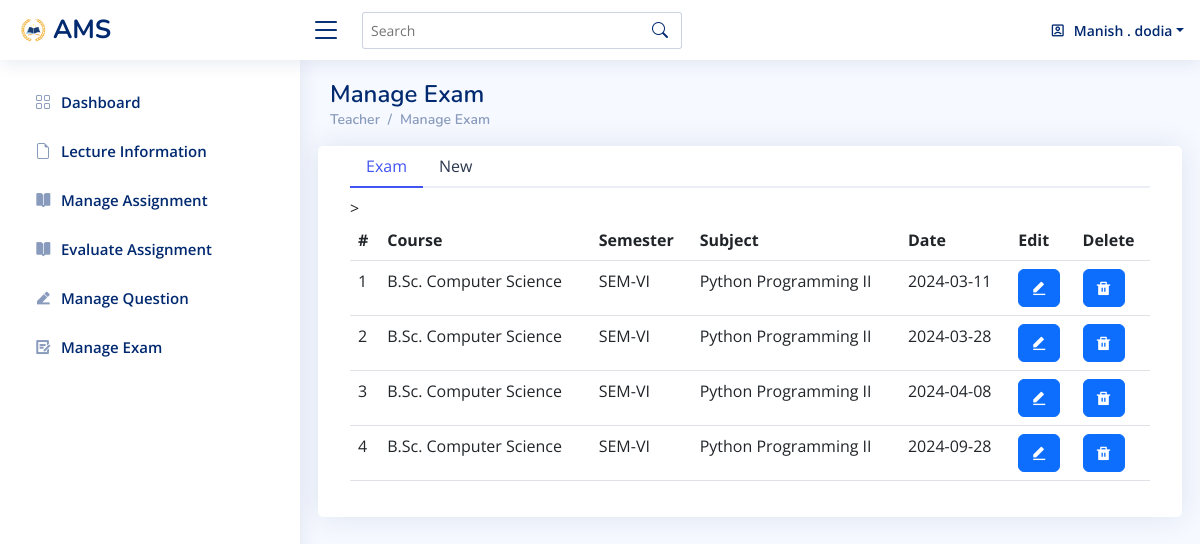
Screenshot of /exam.php (signed in) with the database file from the repository.
### tables this page shows
CREATE TABLE IF NOT EXISTS `exam` (
  `e_id` int NOT NULL AUTO_INCREMENT,
  `course_id` int NOT NULL,
  `sem_id` int NOT NULL,
  `sub_id` int NOT NULL,
  `exam_date` date NOT NULL,
  `exam_title` varchar(25) NOT NULL,
  `no_question` int NOT NULL,
  `que_ids` varchar(100) NOT NULL,
  `t_id` int NOT NULL,
  PRIMARY KEY (`e_id`),
  KEY `cor` (`course_id`),
  KEY `subjec` (`sub_id`),
  KEY `smmm` (`sem_id`),
  KEY `ttt` (`t_id`)
);

CREATE TABLE IF NOT EXISTS `course` (
  `course_id` int NOT NULL AUTO_INCREMENT,
  `course_name` varchar(50) NOT NULL,
  `course_type` varchar(10) NOT NULL,
  `course_sem` varchar(20) NOT NULL,
  PRIMARY KEY (`course_id`),
  UNIQUE KEY `course_id` (`course_id`),
  UNIQUE KEY `course_name` (`course_id`)
);

CREATE TABLE IF NOT EXISTS `semester` (
  `sem_id` int NOT NULL AUTO_INCREMENT,
  `sem_name` varchar(20) NOT NULL,
  PRIMARY KEY (`sem_id`)
);

CREATE TABLE IF NOT EXISTS `subject` (
  `sub_id` int NOT NULL AUTO_INCREMENT,
  `course_id` int NOT NULL,
  `sem_id` int NOT NULL,
  `sub_code` varchar(20) NOT NULL,
  `sub_name` varchar(40) NOT NULL,
  PRIMARY KEY (`sub_id`),
  KEY `cs` (`course_id`),
  KEY `sm` (`sem_id`)
);

### exam.php (the view, shortened to what this page needs)
<?php
if(!isset($_SESSION["t_id"]))
{
  header("location:login.php");
}
else
{
    $t_id=$_SESSION["t_id"];
}
include("database_connect.php");
$selectqry="select e.e_id,e.course_id,c.course_name,e.sem_id,sm.sem_name,e.sub_id,s.sub_name,e.exam_date from exam e inner join course c on e.course_id=c.course_id inner join semester sm on e.sem_id=sm.sem_id inner join subject s on e.sub_id=s.sub_id where e.t_id=$t_id";
$rsexam=mysqli_query($con,$selectqry);
?>
<!DOCTYPE html>
<html lang="en">
<head>
  <link href="assets/vendor/bootstrap/css/bootstrap.min.css" rel="stylesheet">
  <link href="assets/vendor/bootstrap-icons/bootstrap-icons.css" rel="stylesheet">
  <link href="assets/vendor/boxicons/css/boxicons.min.css" rel="stylesheet">
  <link href="assets/vendor/quill/quill.snow.css" rel="stylesheet">
  <link href="assets/vendor/quill/quill.bubble.css" rel="stylesheet">
  <link href="assets/vendor/remixicon/remixicon.css" rel="stylesheet">
  <link href="assets/vendor/simple-datatables/style.css" rel="stylesheet">
  <link href="assets/css/style.css" rel="stylesheet">
</head>
<body>
  <header id="header" class="header fixed-top d-flex align-items-center">
    <div class="d-flex align-items-center justify-content-between">
      <a href="#" class="logo d-flex align-items-center">
        <img src="img/logo/logoaaa.png" alt="">
        <span class="d-none d-lg-block">AMS</span>
      </a>
      <i class="bi bi-list toggle-sidebar-btn"></i>
    </div>
    <div class="search-bar">
      <form class="search-form d-flex align-items-center" method="POST" action="#">
        <input type="text" name="query" placeholder="Search" title="Enter search keyword">
        <button type="submit" title="Search"><i class="bi bi-search"></i></button>
      </form>
    </div>
    <nav class="header-nav ms-auto">
      <ul class="d-flex align-items-center">
        <li class="nav-item dropdown pe-3">
        <a class="nav-link nav-profile d-flex align-items-center pe-0" href="#" data-bs-toggle="dropdown">
            <i class="ri-account-box-line"></i>
            <span class="d-none d-md-block dropdown-toggle ps-2"><?PHP if(isset($_SESSION["u_name"])) echo $_SESSION["u_name"]; ?></span>
          </a>
        </li>
      </ul>
    </nav>
  </header>
  <aside id="sidebar" class="sidebar">
    <ul class="sidebar-nav" id="sidebar-nav">
      <li class="nav-item">
        <a class="nav-link collapsed" href="teacher-dashboard.php">
          <i class="bi bi-grid"></i>
          <span>Dashboard</span>
        </a>
      </li>
      <li class="nav-item">
        <a class="nav-link collapsed"  href="lecture-information.php">
          <i class="bi bi-file-earmark"></i><span>Lecture Information</span>
        </a>
      </li>
      <li class="nav-item">
        <a class="nav-link collapsed"  href="assignment.php">
          <i class="ri-book-open-fill"></i><span>Manage Assignment</span>
        </a>
      </li>
      <li class="nav-item">
        <a class="nav-link collapsed"  href="assignment-evalution.php">
          <i class="ri-book-open-fill"></i><span>Evaluate Assignment</span>
        </a>
      </li>
      <li class="nav-item">
        <a class="nav-link collapsed"  href="que_bank.php">
          <i class="ri-edit-2-fill"></i><span>Manage Question</span>
        </a>
      </li>
      <li class="nav-item">
        <a class="nav-link collapsed"  href="exam.php">
          <i class="ri-draft-line"></i><span>Manage Exam</span>
        </a>
      </li>
         </ul>
  </aside>
  <main id="main" class="main">
    <div class="pagetitle">
      <h1>Manage Exam</h1>
      <nav>
        <ol class="breadcrumb">
        <li class="breadcrumb-item"><a href="index.html">Teacher</a></li>
          <li class="breadcrumb-item">Manage Exam</li>
        </ol>
      </nav>
    </div>
    <section class="section">
      <div class="row">
      <div class="card">
          <div class="card-body">
          <form method="POST" action="database_exam">
                <ul class="nav nav-tabs nav-tabs-bordered" id="borderedTab" role="tablist">
                    <li class="nav-item" role="presentation">
                        <button class="<?php if(isset($e_id)) echo 'nav-link'; else echo 'nav-link active'?>" id="home-tab" data-bs-toggle="tab" data-bs-target="#bordered-home" type="button" role="tab" aria-controls="home" aria-selected="true">Exam</button>
                    </li>
                    <li class="nav-item" role="presentation">
                        <button class="<?php if(isset($e_id)) echo 'nav-link active'; else echo 'nav-link'?>" id="profile-tab" data-bs-toggle="tab" data-bs-target="#bordered-profile" type="button" role="tab" aria-controls="profile" aria-selected="false">New</button>
                    </li>
                </ul>
                <div class="tab-content pt-2" id="borderedTabContent">
                <div class="<?php if(isset($e_id)) echo 'tab-pane fade'; else echo 'tab-pane fade show active'?>" id="bordered-home" role="tabpanel" aria-labelledby="home-tab">
                  <table class="table datatable">
                    <thead>
                    <tr>
                      <th scope="col">#</th>
                      <th scope="col">Course</th>
                      <th scope="col">Semester</th>
                      <th scope="col">Subject</th>
                      <th scope="col">Date</th>>
                      <th scope="col">Edit</th>
                      <th scope="col">Delete</th>
                    </tr>
                  </thead>
                  <tbody>
                    <?php
                    if(!$rsexam)
                    {
                        echo "<tr><td colspan='6'> no records found...</td></tr>";
                    }
                    else
                    {
                        $cnt=1;
                        while($row=mysqli_fetch_row($rsexam))
                        {
                            echo "<tr>";
                            echo "<td>".$cnt."</td>";
                            echo "<td>".$row[2]."</td>";
                            echo "<td>".$row[4]."</td>";
                            echo "<td>".$row[6]."</td>";
                            echo "<td>".$row[7]."</td>";
                            echo "<td><a class='btn btn-primary' href='exam.php?edit=".$row[0]."'><i class='ri-edit-fill'></i></a></td>";
                            echo "<td><button type='button' class='btn btn-primary' data-bs-toggle='modal' data-bs-target='#smallModal$row[0]'>
                          <i class='ri-delete-bin-fill'></i>
                        </button></td>";
                            echo "</tr>";
                            $cnt=$cnt+1;
                        }
                    }
                    ?>
                  </tbody>
                  </table>
                </div>
              </div>
          </form>
        </div>
        </div>
       </div>
    </section>
  </main>
</body>
</html>

### assets/css/style.css (style rules this page uses)
:root { scroll-behavior: smooth; }
body { font-family: "Open Sans", sans-serif; background: #f6f9ff; color: #444444; }
a { color: #4154f1; text-decoration: none; }
h1, h2, h3, h4, h5, h6 { font-family: "Nunito", sans-serif; }
#main { margin-top: 60px; padding: 20px 30px; transition: all 0.3s; }
.pagetitle { margin-bottom: 10px; }
.pagetitle h1 { font-size: 24px; margin-bottom: 0; font-weight: 600; color: #012970; }
.card { margin-bottom: 30px; border: none; border-radius: 5px; box-shadow: 0px 0 30px rgba(1, 41, 112, 0.1); }
.card-body { padding: 0 20px 20px 20px; }
.breadcrumb { font-size: 14px; font-family: "Nunito", sans-serif; color: #899bbd; font-weight: 600; }
.breadcrumb a { color: #899bbd; transition: 0.3s; }
.breadcrumb .breadcrumb-item::before { color: #899bbd; }
.nav-tabs-bordered { border-bottom: 2px solid #ebeef4; }
.nav-tabs-bordered .nav-link { margin-bottom: -2px; border: none; color: #2c384e; }
.nav-tabs-bordered .nav-link.active { background-color: #fff; color: #4154f1; border-bottom: 2px solid #4154f1; }
.logo { line-height: 1; }
@media (min-width: 1200px) { .logo { width: 280px; } }
.logo img { max-height: 26px; margin-right: 6px; }
.logo span { font-size: 26px; font-weight: 700; color: #012970; font-family: "Nunito", sans-serif; }
.header { transition: all 0.5s; z-index: 997; height: 60px; box-shadow: 0px 2px 20px rgba(1, 41, 112, 0.1); background-color: #fff; padding-left: 20px; }
.header .toggle-sidebar-btn { font-size: 32px; padding-left: 10px; cursor: pointer; color: #012970; }
.header .search-bar { min-width: 360px; padding: 0 20px; }
.header .search-form { width: 100%; }
.header .search-form input { border: 0; font-size: 14px; color: #012970; border: 1px solid rgba(1, 41, 112, 0.2); padding: 7px 38px 7px 8px; border-radius: 3px; transition: 0.3s; width: 100%; }
.header .search-form button { border: 0; padding: 0; margin-left: -30px; background: none; }
.header .search-form button i { color: #012970; }
.header-nav ul { list-style: none; }
.header-nav>ul { margin: 0; padding: 0; }
.header-nav .nav-profile { color: #012970; }
.header-nav .nav-profile span { font-size: 14px; font-weight: 600; }
.sidebar { position: fixed; top: 60px; left: 0; bottom: 0; width: 300px; z-index: 996; transition: all 0.3s; padding: 20px; overflow-y: auto; scrollbar-width: thin; scrollbar-color: #aab7cf transparent; box-shadow: 0px 0px 20px rgba(1, 41, 112, 0.1); background-color: #fff; }
@media (min-width: 1200px) { #main, #footer { margin-left: 300px; } }
.sidebar-nav { padding: 0; margin: 0; list-style: none; }
.sidebar-nav li { padding: 0; margin: 0; list-style: none; }
.sidebar-nav .nav-item { margin-bottom: 5px; }
.sidebar-nav .nav-link { display: flex; align-items: center; font-size: 15px; font-weight: 600; color: #4154f1; transition: 0.3; background: #f6f9ff; padding: 10px 15px; border-radius: 4px; }
.sidebar-nav .nav-link i { font-size: 16px; margin-right: 10px; color: #4154f1; }
.sidebar-nav .nav-link.collapsed { color: #012970; background: #fff; }
.sidebar-nav .nav-link.collapsed i { color: #899bbd; }

### rows the page displays
exam: course.course_name "B.Sc. Computer Science", sem.sem_name "SEM-VI", sub.sub_name "Python Programming II", exam_date "2024-03-11"
exam: course.course_name "B.Sc. Computer Science", sem.sem_name "SEM-VI", sub.sub_name "Python Programming II", exam_date "2024-03-28"
exam: course.course_name "B.Sc. Computer Science", sem.sem_name "SEM-VI", sub.sub_name "Python Programming II", exam_date "2024-04-08"
exam: course.course_name "B.Sc. Computer Science", sem.sem_name "SEM-VI", sub.sub_name "Python Programming II", exam_date "2024-09-28"

### other values shown
$_SESSION["u_name"] "Manish . dodia"
